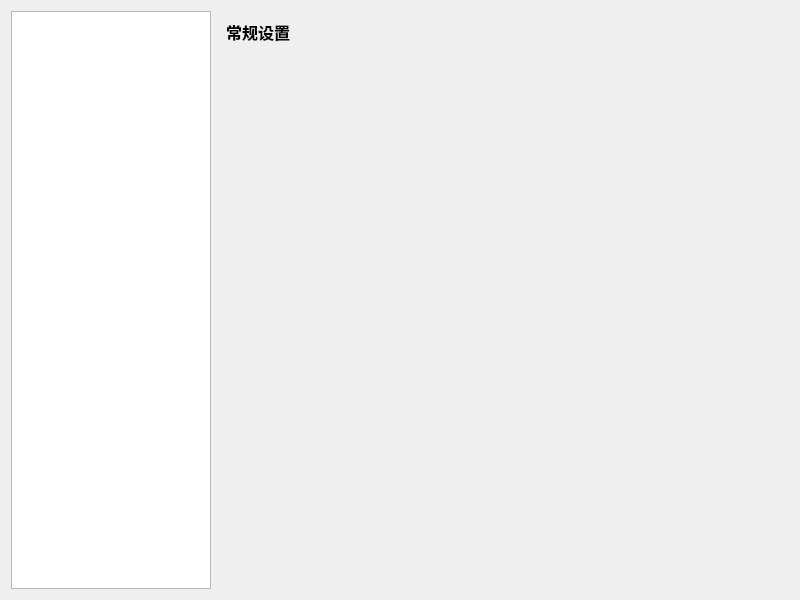
<?xml version="1.0" encoding="UTF-8"?>
<ui version="4.0">
 <class>SettingsWindow</class>
 <widget class="QWidget" name="SettingsWindow">
  <property name="geometry">
   <rect>
    <x>0</x>
    <y>0</y>
    <width>800</width>
    <height>600</height>
   </rect>
  </property>
  <property name="windowTitle">
   <string>设置</string>
  </property>
  <layout class="QHBoxLayout" name="horizontalLayout">
   <item>
    <widget class="QListWidget" name="listWidget_sidebar">
     <property name="maximumSize">
      <size>
       <width>200</width>
       <height>16777215</height>
      </size>
     </property>
    </widget>
   </item>
   <item>
    <widget class="QStackedWidget" name="stackedWidget_pages">
     <widget class="QWidget" name="page_general">
      <layout class="QVBoxLayout" name="verticalLayout_general">
       <item>
        <widget class="QLabel" name="label_general">
         <property name="text">
          <string>常规设置</string>
         </property>
         <property name="font">
          <font>
           <pointsize>12</pointsize>
           <weight>75</weight>
           <bold>true</bold>
          </font>
         </property>
        </widget>
       </item>
       <item>
        <spacer name="verticalSpacer_general">
         <property name="orientation">
          <enum>Qt::Vertical</enum>
         </property>
         <property name="sizeHint" stdset="0">
          <size>
           <width>20</width>
           <height>40</height>
          </size>
         </property>
        </spacer>
       </item>
      </layout>
     </widget>
     <widget class="QWidget" name="page_ocr_engine">
      <layout class="QVBoxLayout" name="verticalLayout_engine">
       <item>
        <widget class="QLabel" name="label_engine">
         <property name="text">
          <string>OCR 引擎设置</string>
         </property>
         <property name="font">
          <font>
           <pointsize>12</pointsize>
           <weight>75</weight>
           <bold>true</bold>
          </font>
         </property>
        </widget>
       </item>
       <item>
        <spacer name="verticalSpacer_engine">
         <property name="orientation">
          <enum>Qt::Vertical</enum>
         </property>
         <property name="sizeHint" stdset="0">
          <size>
           <width>20</width>
           <height>40</height>
          </size>
         </property>
        </spacer>
       </item>
      </layout>
     </widget>
     <widget class="QWidget" name="page_cloud">
      <layout class="QVBoxLayout" name="verticalLayout_cloud">
       <item>
        <widget class="QLabel" name="label_cloud">
         <property name="text">
          <string>云服务设置</string>
         </property>
         <property name="font">
          <font>
           <pointsize>12</pointsize>
           <weight>75</weight>
           <bold>true</bold>
          </font>
         </property>
        </widget>
       </item>
       <item>
        <spacer name="verticalSpacer_cloud">
         <property name="orientation">
          <enum>Qt::Vertical</enum>
         </property>
         <property name="sizeHint" stdset="0">
          <size>
           <width>20</width>
           <height>40</height>
          </size>
         </property>
        </spacer>
       </item>
      </layout>
     </widget>
    </widget>
   </item>
  </layout>
 </widget>
 <resources/>
 <connections/>
</ui>
